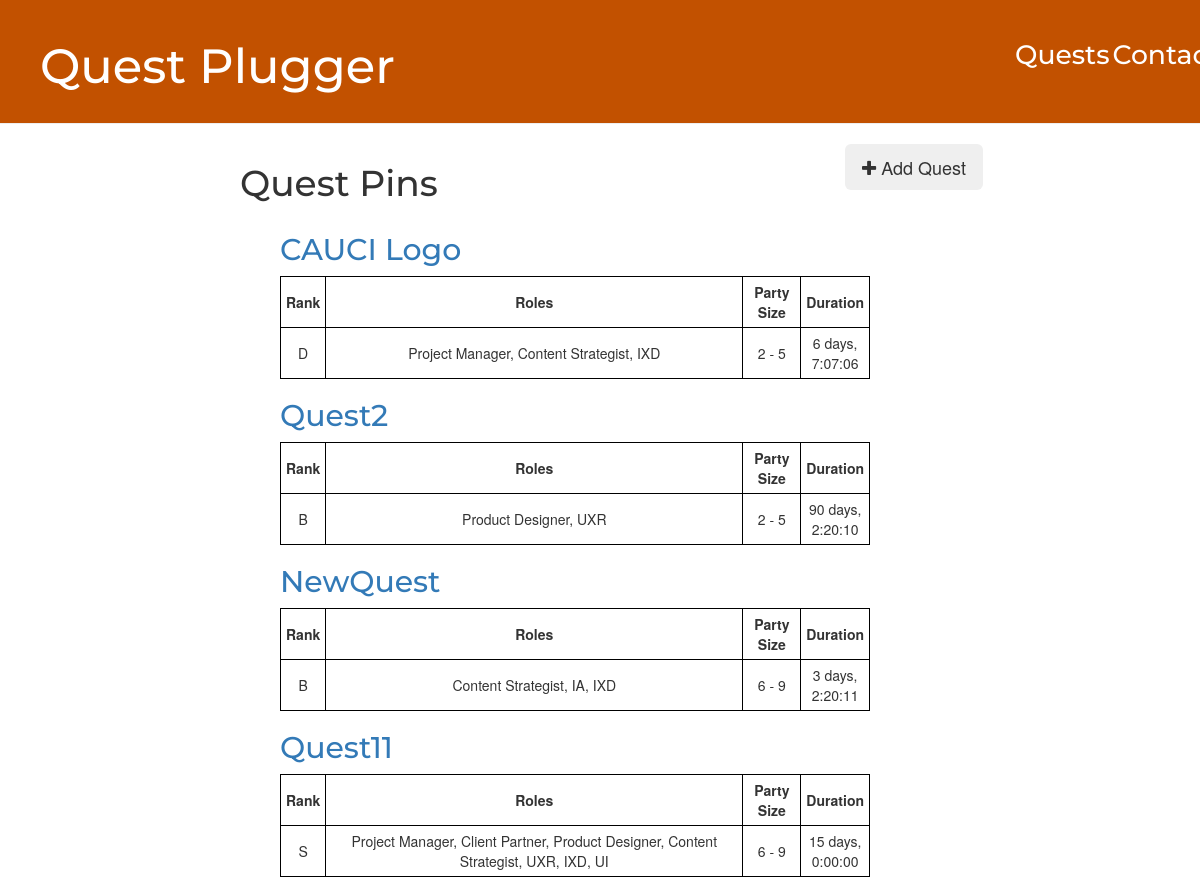
Page /quests/ (upper part) on the earlier database version.
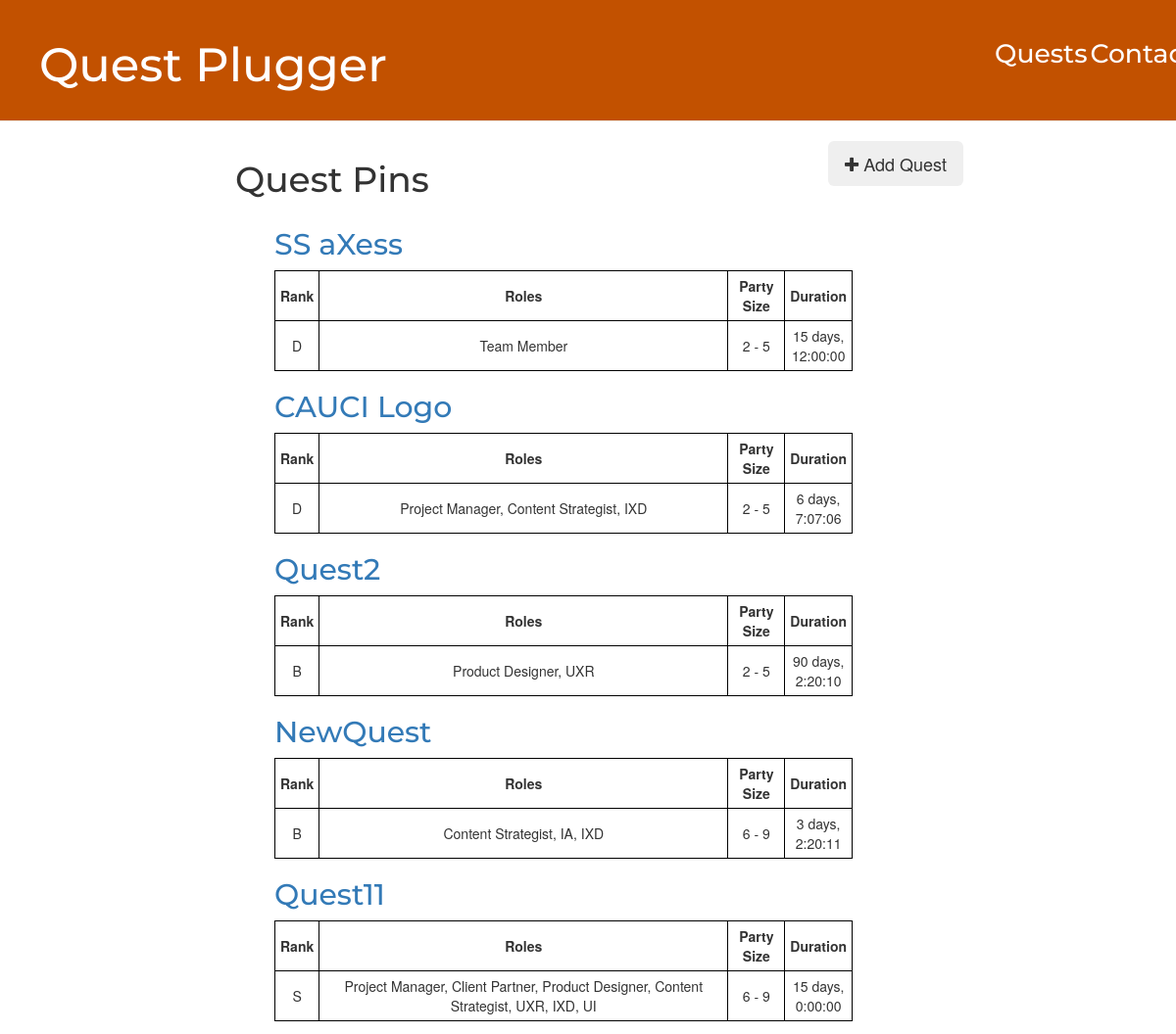
Same page on the later database version.
### quests/models.py (models this page shows, shortened)
class QuestPin(models.Model):
    name = models.CharField(max_length=75)
    rank = models.CharField(
        max_length=1,
        choices=RANK_CHOICES,
        default=F_RANK,
    )
    roles = PatchedMultiSelectField(
        choices=ROLE_CHOICES,
    )
    team_size = models.CharField(
        max_length=12,
        choices=TEAM_SZ_CHOICES,
        default=TEAM_SZ_SOLO,
    )
    duration = models.DurationField()

### quests/views.py (the view)
# urls.py: path('', index, name='contactForm'),
def index(request):
    quest_pin_list = QuestPin.objects.order_by('-id')
    template = loader.get_template('quests/index.html')
    context = {
        'quest_pin_list': quest_pin_list,
    }
    return HttpResponse(template.render(context, request))

### quests/templates/quests/index.html
{% extends 'base.html' %}
{% load static %}
{% block content %}
<link rel="stylesheet" type="text/css" href="{% static 'questform/style.css' %}">
    <div class="row">
        <div class=col-md-11>
            <h1>Quest Pins</h1>
        </div>
        <div class="col-md-1">
            <button class="btn btn-lg btn-dark" onclick="window.location.href = 'form/';"><i class="fa fa-plus"></i> Add Quest</button>
        </div>
    </div>
    {% if quest_pin_list %}
        <ul>
        {% for quest in quest_pin_list %}
            <li><h2><a href="quest/{{quest.id}}">{{quest.name}}</a></h2></li>
            <table style="width:100%">
                <tr>
                    <th>Rank</th>
                    <th>Roles</th>
                    <th>Party Size</th>
                    <th>Duration</th>
                </tr>
                <tr>
                    <td width="5%" >{{quest.rank}}</td>
                    <td width="75%">{{quest.roles}}</td>
                    <td width="10%">{{quest.team_size}}</td>
                    <td width="10%">{{quest.duration}}</td>
                </tr>
            </table>
        {% endfor %}
        </ul>
    {% else %}
        <p>No Quests </p>
    {% endif %}
{% endblock %}

Differences in the rows shown:
added QuestPin: name "SS aXess", rank "D", roles "Team Member", team_size "2 - 5", duration "15 days, 12:00:00"
